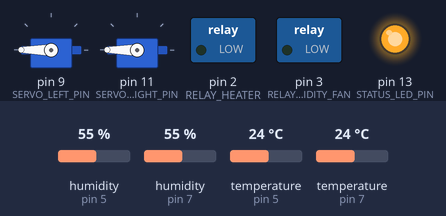
A sketch run on a simulated Arduino Uno, built with avr-gcc and run on an emulated ATmega328P. Shown: 2 × servo, switched loads named in the sketch (green lamp = pin HIGH), output pins drawn as LEDs (lit = HIGH). The inputs (shaded band) are chosen by the test bench; at power-on: humidity (sensors on pin 5, pin 7) 55 %, temperature (sensors on pin 7, pin 5) 24 °C. What the sketch prints to the serial monitor is not drawn.

Above: at 2.9 s.
3.0 s: humidity (sensor on pin 5) set to 70 %
5.8 s: humidity (sensor on pin 5) set to 73 %
At 7.0 s:
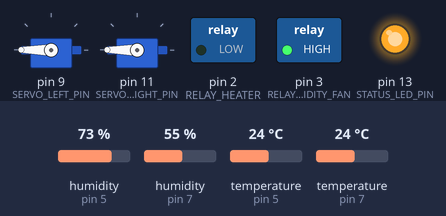
8.6 s: temperature (sensor on pin 7) set to 11 °C
14.8 s: temperature (sensor on pin 7) set to 8 °C
18.4 s: temperature (sensor on pin 5) set to 11 °C
21.2 s: temperature (sensor on pin 5) set to 8 °C
At 24.6 s:
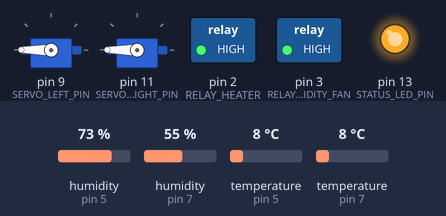
Timing chart, 0 to 25.7 s (numbered marks = the images above; inputs shaded):
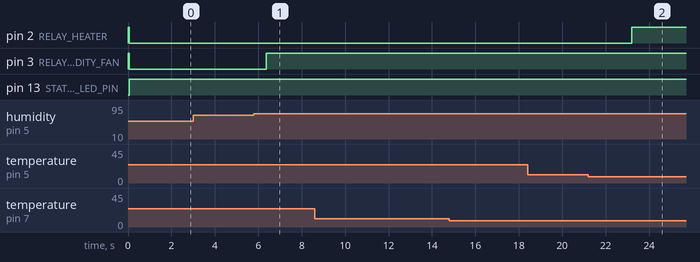

The sketch:

_Incubator.ino
```cpp
#include <DHT.h>
#include <Servo.h>
#include <EEPROM.h>

// =========================
// Mode
// =========================
const bool HATCHING_MODE = true;   // false = normal incubation, true = hatching mode

// =========================
// Pin assignment
// =========================
#define DHTPIN1 5
#define DHTPIN2 7
#define DHTTYPE DHT11

#define RELAY_HEATER       2
#define RELAY_HUMIDITY_FAN 3

#define SERVO_LEFT_PIN   9
#define SERVO_RIGHT_PIN  11

#define STATUS_LED_PIN 13

// =========================
// Relay logic
// =========================
const bool RELAY_ACTIVE_LOW = true;

// =========================
// Temperature control - normal mode
// =========================
const float NORMAL_SETPOINT_C = 37.5;
const float NORMAL_ALWAYS_ON_BELOW_C  = 37.2;
const float NORMAL_ALWAYS_OFF_ABOVE_C = 37.8;

const float NORMAL_CORRECTION_HIGH_TEMP_C = 37.7;
const float NORMAL_CORRECTION_LOW_TEMP_C  = 37.3;

// =========================
// Temperature control - hatching mode
// =========================
const float HATCH_SETPOINT_C = 37.2;
const float HATCH_ALWAYS_ON_BELOW_C  = 36.9;
const float HATCH_ALWAYS_OFF_ABOVE_C = 37.5;

const float HATCH_CORRECTION_HIGH_TEMP_C = 37.4;
const float HATCH_CORRECTION_LOW_TEMP_C  = 37.0;

const float EXACT_BAND = 0.0;

const unsigned long HEATER_WINDOW_MS = 100000;

// Base duties
const int DUTY_UNDER_SETPOINT = 35;
const int DUTY_AT_SETPOINT    = 30;
const int DUTY_OVER_SETPOINT  = 25;

// =========================
// Adaptive cumulative correction
// =========================
const int CORRECTION_STEP_DUTY = 5;
const int MAX_CUMULATIVE_CORRECTION = 25;

const unsigned long CORRECTION_INTERVAL_MS = 15UL * 60UL * 1000UL;

int dutyCorrection = 0;
unsigned long lastCorrectionTime = 0;

// =========================
// Humidity control
// =========================
const float NORMAL_HUM_LOW_SETPOINT  = 50.0;
const float NORMAL_HUM_HIGH_SETPOINT = 55.0;

const float HATCH_HUM_LOW_SETPOINT  = 65.0;
const float HATCH_HUM_HIGH_SETPOINT = 70.0;

// =========================
// LED OK limits
// =========================
const float NORMAL_LED_TEMP_LOW  = 37.3;
const float NORMAL_LED_TEMP_HIGH = 37.7;
const float NORMAL_LED_HUM_LOW   = 45.0;
const float NORMAL_LED_HUM_HIGH  = 65.0;

const float HATCH_LED_TEMP_LOW  = 37.0;
const float HATCH_LED_TEMP_HIGH = 37.4;
const float HATCH_LED_HUM_LOW   = 55.0;
const float HATCH_LED_HUM_HIGH  = 75.0;

// =========================
// Sensor validity limits
// =========================
const float SENSOR_TEMP_MIN_C = 10.0;
const float SENSOR_TEMP_MAX_C = 60.0;

// =========================
// Sensor offsets
// =========================
const float TEMP_OFFSET_1 = 0.0;
const float HUM_OFFSET_1  = 14.0;
const float TEMP_OFFSET_2 = 0.0;
const float HUM_OFFSET_2  = 0.0;

// =========================
// Servo settings
// =========================
const int SERVO_MIN_ANGLE = 0;
const int SERVO_MAX_ANGLE = 180;
const int SERVO_STEP_DELAY_MS = 15;

const unsigned long SERVO_TURN_INTERVAL_MS = 4UL * 60UL * 60UL * 1000UL;

// EEPROM addresses
const int EEPROM_SERVO_ANGLE_ADDR = 0;
const int EEPROM_NORMAL_CORRECTION_ADDR = 1;
const int EEPROM_HATCH_CORRECTION_ADDR  = 2;

// =========================
// Objects
// =========================
DHT dht1(DHTPIN1, DHTTYPE);
DHT dht2(DHTPIN2, DHTTYPE);

Servo servoLeft;
Servo servoRight;

// =========================
// State
// =========================
bool heaterOn = false;
bool humidityFanOn = false;
int heaterDuty = 0;

bool servoAtMax = true;
int currentServoAngle = SERVO_MAX_ANGLE;
unsigned long lastServoTurnTime = 0;

// =========================
// Active mode helper functions
// =========================
float activeSetpoint() {
  return HATCHING_MODE ? HATCH_SETPOINT_C : NORMAL_SETPOINT_C;
}

float activeAlwaysOnBelow() {
  return HATCHING_MODE ? HATCH_ALWAYS_ON_BELOW_C : NORMAL_ALWAYS_ON_BELOW_C;
}

float activeAlwaysOffAbove() {
  return HATCHING_MODE ? HATCH_ALWAYS_OFF_ABOVE_C : NORMAL_ALWAYS_OFF_ABOVE_C;
}

float activeCorrectionHigh() {
  return HATCHING_MODE ? HATCH_CORRECTION_HIGH_TEMP_C : NORMAL_CORRECTION_HIGH_TEMP_C;
}

float activeCorrectionLow() {
  return HATCHING_MODE ? HATCH_CORRECTION_LOW_TEMP_C : NORMAL_CORRECTION_LOW_TEMP_C;
}

float activeHumLow() {
  return HATCHING_MODE ? HATCH_HUM_LOW_SETPOINT : NORMAL_HUM_LOW_SETPOINT;
}

float activeHumHigh() {
  return HATCHING_MODE ? HATCH_HUM_HIGH_SETPOINT : NORMAL_HUM_HIGH_SETPOINT;
}

int activeCorrectionEEPROMAddress() {
  return HATCHING_MODE ? EEPROM_HATCH_CORRECTION_ADDR : EEPROM_NORMAL_CORRECTION_ADDR;
}

// =========================
// Helper functions
// =========================
void setRelay(int pin, bool on) {
  if (RELAY_ACTIVE_LOW) {
    digitalWrite(pin, on ? LOW : HIGH);
  } else {
    digitalWrite(pin, on ? HIGH : LOW);
  }
}

bool isSensorValid(float t, float h) {
  if (isnan(t) || isnan(h)) return false;
  if (t < SENSOR_TEMP_MIN_C) return false;
  if (t > SENSOR_TEMP_MAX_C) return false;
  return true;
}

float round1(float x) {
  return round(x * 10.0) / 10.0;
}

int clampDuty(int value) {
  if (value < 0) return 0;
  if (value > 100) return 100;
  return value;
}

int clampCorrection(int value) {
  if (value > MAX_CUMULATIVE_CORRECTION) return MAX_CUMULATIVE_CORRECTION;
  if (value < -MAX_CUMULATIVE_CORRECTION) return -MAX_CUMULATIVE_CORRECTION;
  return value;
}

// =========================
// EEPROM correction functions
// Stored as correction + 100
// =========================
void saveCorrectionToEEPROM(int correction) {
  int storedValue = correction + 100;
  EEPROM.update(activeCorrectionEEPROMAddress(), storedValue);
}

int readCorrectionFromEEPROM() {
  int storedValue = EEPROM.read(activeCorrectionEEPROMAddress());
  int correction = storedValue - 100;

  if (correction < -MAX_CUMULATIVE_CORRECTION ||
      correction > MAX_CUMULATIVE_CORRECTION) {
    correction = 0;
  }

  return correction;
}

void updateDutyCorrection(float temp) {
  unsigned long now = millis();

  if (now - lastCorrectionTime < CORRECTION_INTERVAL_MS) {
    return;
  }

  int oldCorrection = dutyCorrection;

  if (temp >= activeCorrectionHigh()) {
    dutyCorrection -= CORRECTION_STEP_DUTY;
    dutyCorrection = clampCorrection(dutyCorrection);
    lastCorrectionTime = now;
  }
  else if (temp <= activeCorrectionLow()) {
    dutyCorrection += CORRECTION_STEP_DUTY;
    dutyCorrection = clampCorrection(dutyCorrection);
    lastCorrectionTime = now;
  }

  if (dutyCorrection != oldCorrection) {
    saveCorrectionToEEPROM(dutyCorrection);
  }
}

int calculateHeaterDuty(float temp) {
  updateDutyCorrection(temp);

  if (temp < activeAlwaysOnBelow()) return 100;
  if (temp > activeAlwaysOffAbove()) return 0;

  int baseDuty;

  if (temp < activeSetpoint() - EXACT_BAND) {
    baseDuty = DUTY_UNDER_SETPOINT;
  }
  else if (temp > activeSetpoint() + EXACT_BAND) {
    baseDuty = DUTY_OVER_SETPOINT;
  }
  else {
    baseDuty = DUTY_AT_SETPOINT;
  }

  return clampDuty(baseDuty + dutyCorrection);
}

void applyHeaterPulseControl(int dutyPercent) {
  unsigned long windowPosition = millis() % HEATER_WINDOW_MS;
  unsigned long onTime = (HEATER_WINDOW_MS * dutyPercent) / 100;

  heaterOn = (windowPosition < onTime);
  setRelay(RELAY_HEATER, heaterOn);
}

void saveServoAngleToEEPROM(int angle) {
  EEPROM.update(EEPROM_SERVO_ANGLE_ADDR, angle);
}

int readServoAngleFromEEPROM() {
  int angle = EEPROM.read(EEPROM_SERVO_ANGLE_ADDR);

  if (angle < SERVO_MIN_ANGLE || angle > SERVO_MAX_ANGLE) {
    angle = SERVO_MAX_ANGLE;
  }

  return angle;
}

void moveServosSmooth(int targetAngle) {
  if (currentServoAngle < targetAngle) {
    for (int angle = currentServoAngle; angle <= targetAngle; angle++) {
      servoLeft.write(angle);
      servoRight.write(angle);
      delay(SERVO_STEP_DELAY_MS);
    }
  } else {
    for (int angle = currentServoAngle; angle >= targetAngle; angle--) {
      servoLeft.write(angle);
      servoRight.write(angle);
      delay(SERVO_STEP_DELAY_MS);
    }
  }

  currentServoAngle = targetAngle;
  saveServoAngleToEEPROM(currentServoAngle);
}

void rotateEggs() {
  if (HATCHING_MODE) {
    Serial.println("Servo: STOPPED (hatching mode)");
    return;
  }

  if (servoAtMax) {
    moveServosSmooth(SERVO_MIN_ANGLE);
    servoAtMax = false;
    Serial.println("Servo: MIN");
  } else {
    moveServosSmooth(SERVO_MAX_ANGLE);
    servoAtMax = true;
    Serial.println("Servo: MAX");
  }

  lastServoTurnTime = millis();
}

void checkServo() {
  if (HATCHING_MODE) {
    return;
  }

  if (Serial.available()) {
    char c = Serial.read();

    if (c == 'r' || c == 'R') {
      rotateEggs();
    }
  }

  if (millis() - lastServoTurnTime >= SERVO_TURN_INTERVAL_MS) {
    rotateEggs();
  }
}

void updateStatusLED(float controlTemp, float usedHum) {
  bool systemOK;

  if (HATCHING_MODE) {
    systemOK =
      (controlTemp >= HATCH_LED_TEMP_LOW && controlTemp <= HATCH_LED_TEMP_HIGH) &&
      (usedHum >= HATCH_LED_HUM_LOW && usedHum <= HATCH_LED_HUM_HIGH);
  } else {
    systemOK =
      (controlTemp >= NORMAL_LED_TEMP_LOW && controlTemp <= NORMAL_LED_TEMP_HIGH) &&
      (usedHum >= NORMAL_LED_HUM_LOW && usedHum <= NORMAL_LED_HUM_HIGH);
  }

  digitalWrite(STATUS_LED_PIN, systemOK ? LOW : HIGH);
}

void setup() {
  Serial.begin(9600);

  dht1.begin();
  dht2.begin();

  pinMode(RELAY_HEATER, OUTPUT);
  pinMode(RELAY_HUMIDITY_FAN, OUTPUT);

  setRelay(RELAY_HEATER, false);
  setRelay(RELAY_HUMIDITY_FAN, false);

  pinMode(STATUS_LED_PIN, OUTPUT);
  digitalWrite(STATUS_LED_PIN, LOW);

  dutyCorrection = readCorrectionFromEEPROM();

  int savedServoAngle = readServoAngleFromEEPROM();

  servoLeft.attach(SERVO_LEFT_PIN);
  servoRight.attach(SERVO_RIGHT_PIN);

  servoLeft.write(savedServoAngle);
  servoRight.write(savedServoAngle);

  currentServoAngle = savedServoAngle;
  servoAtMax = (savedServoAngle == SERVO_MAX_ANGLE);

  lastServoTurnTime = millis();
  lastCorrectionTime = millis();

  Serial.print("System started | Mode=");
  Serial.print(HATCHING_MODE ? "HATCHING" : "NORMAL");
  Serial.print(" | Saved Corr=");
  Serial.println(dutyCorrection);
}

// =========================
// MAIN LOOP
// =========================
void loop() {
  checkServo();

  float h1 = dht1.readHumidity();
  float t1 = dht1.readTemperature();

  float h2 = dht2.readHumidity();
  float t2 = dht2.readTemperature();

  h1 += HUM_OFFSET_1;
  t1 += TEMP_OFFSET_1;

  h2 += HUM_OFFSET_2;
  t2 += TEMP_OFFSET_2;

  bool ok1 = isSensorValid(t1, h1);
  bool ok2 = isSensorValid(t2, h2);

  float usedTemp = 0;
  float usedHum  = 0;

  bool anyValid = false;

  if (ok1 && ok2) {
    usedTemp = (t1 + t2) / 2.0;
    usedHum  = (h1 + h2) / 2.0;
    anyValid = true;
  }
  else if (ok1) {
    usedTemp = t1;
    usedHum  = h1;
    anyValid = true;
  }
  else if (ok2) {
    usedTemp = t2;
    usedHum  = h2;
    anyValid = true;
  }

  if (anyValid) {
    float controlTemp = round1(usedTemp);

    heaterDuty = calculateHeaterDuty(controlTemp);

    applyHeaterPulseControl(heaterDuty);

    if (!humidityFanOn && usedHum < activeHumLow()) {
      humidityFanOn = true;
      setRelay(RELAY_HUMIDITY_FAN, true);
    }
    else if (humidityFanOn && usedHum > activeHumHigh()) {
      humidityFanOn = false;
      setRelay(RELAY_HUMIDITY_FAN, false);
    }

    updateStatusLED(controlTemp, usedHum);

    Serial.print("Mode=");
    Serial.print(HATCHING_MODE ? "HATCH" : "NORMAL");

    Serial.print(" | S1: ");

    if (ok1) {
      Serial.print(t1, 1);
      Serial.print("C ");
      Serial.print(h1, 1);
      Serial.print("%");
    } else {
      Serial.print("ERR");
    }

    Serial.print(" | S2: ");

    if (ok2) {
      Serial.print(t2, 1);
      Serial.print("C ");
      Serial.print(h2, 1);
      Serial.print("%");
    } else {
      Serial.print("ERR");
    }

    Serial.print(" | T=");
    Serial.print(controlTemp, 1);

    Serial.print(" | H=");
    Serial.print(usedHum, 1);

    Serial.print(" | Duty=");
    Serial.print(heaterDuty);

    Serial.print(" | Corr=");
    Serial.print(dutyCorrection);

    Serial.print(" | Heater=");
    Serial.print(heaterOn);

    Serial.print(" | HumFan=");
    Serial.print(humidityFanOn);

    Serial.print(" | Servo=");
    if (HATCHING_MODE) {
      Serial.println("STOPPED");
    } else {
      Serial.println(servoAtMax ? "MAX" : "MIN");
    }
  }
  else {
    heaterOn = false;
    humidityFanOn = false;
    heaterDuty = 0;

    setRelay(RELAY_HEATER, false);
    setRelay(RELAY_HUMIDITY_FAN, false);

    digitalWrite(STATUS_LED_PIN, HIGH);

    Serial.println("Heater: OFF | HumFan: OFF | LED: ON (no valid sensors)");
  }

  delay(2000);
}
```

Measured:
- the behaviour switches between 71 and 72 % on humidity (sensor on pin 5) (found by bisection; images 0 and 1)
- the behaviour switches between 10 and 9 °C on temperature (sensor on pin 5) (found by bisection; images 1 and 2)
- after the input at 3.0 s, every drawn part: stays the same
- after the input at 5.8 s, pin 3 (RELAY_HUMIDITY_FAN): LOW → HIGH after 0.57 s
- after the input at 8.6 s, every drawn part: stays the same
- after the input at 14.8 s, every drawn part: stays the same
- after the input at 18.4 s, every drawn part: stays the same
- after the input at 21.2 s, pin 2 (RELAY_HEATER): LOW → HIGH after 2.0 s
